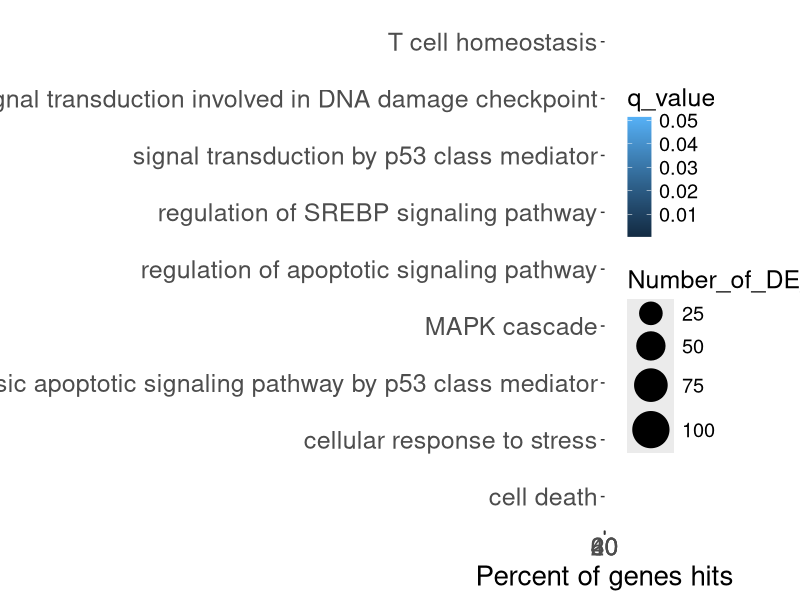

Reproduce this figure in R.
library(tidyverse)
setwd("~/Desktop/Des/lncRNA_Analysis_07_16_2020/")
df <- read.csv("input_files/GO_from_CPDB.csv")
df <- df[,c(2,6,8,9 )]
colnames(df) <- c("q_value", "GO_term", "Number_of_DE_genes", "Percent_of_Gene")

png(filename="figure_3C.png", width=600,height = 600, bg="white")
par(mar=c(5,6,4,1)+.1)
ggplot(df, aes(Percent_of_Gene, GO_term, colour=q_value,size=Number_of_DE_genes)) + 
  geom_point() + xlab("Percent of genes hits") + ylab("") + scale_size_continuous(range = c(3, 12))+
  theme(axis.text = element_text(size = 18), axis.title = element_text(size = 20), text = element_text(size = 18))
dev.off()
